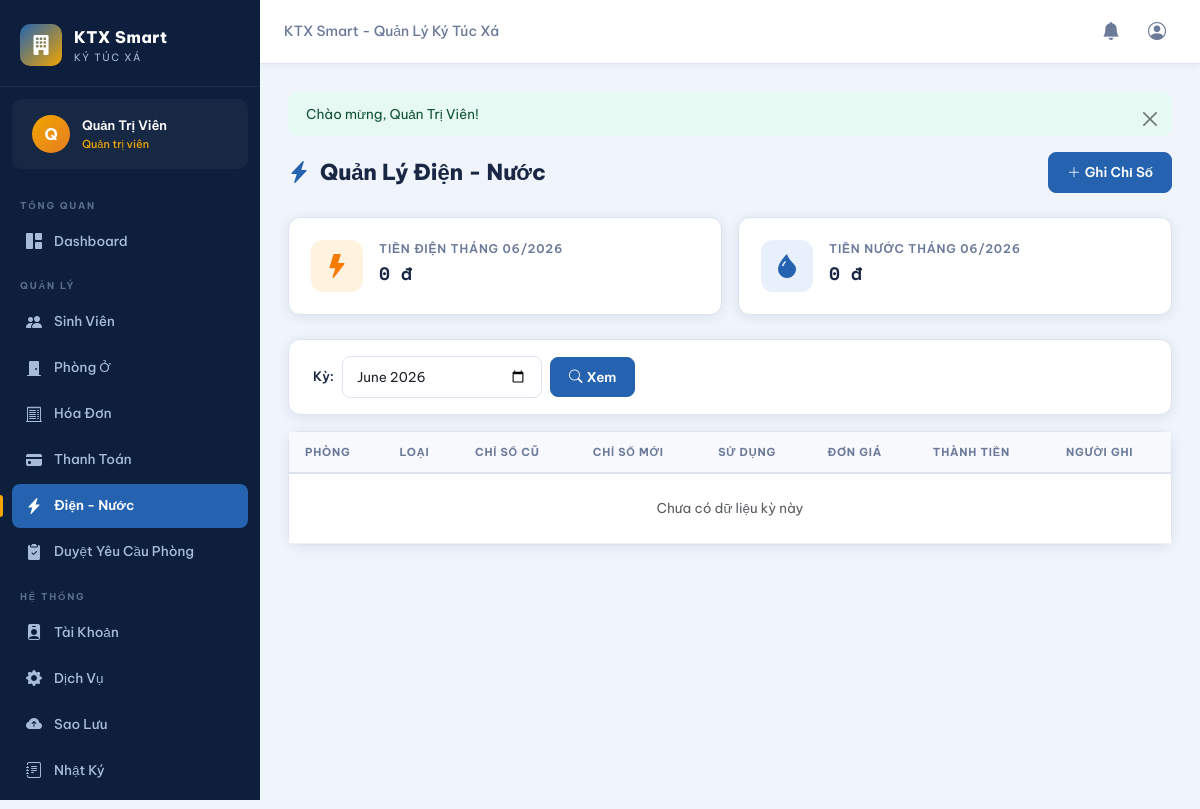
The app's page /pages/utilities.php (signed in) with its own data.
### tables this page shows
CREATE TABLE IF NOT EXISTS users (
    id              INT AUTO_INCREMENT PRIMARY KEY,
    username        VARCHAR(50)  NOT NULL UNIQUE,
    email           VARCHAR(100) NOT NULL UNIQUE,
    password        VARCHAR(255) NOT NULL,
    full_name       VARCHAR(100) NOT NULL,
    phone           VARCHAR(20),
    role            ENUM('admin','staff','student') NOT NULL DEFAULT 'student',
    status          ENUM('active','inactive') NOT NULL DEFAULT 'active',
    reset_token         VARCHAR(100) NULL,
    reset_token_expires DATETIME    NULL,
    last_login      DATETIME NULL,
    created_at      DATETIME NOT NULL DEFAULT CURRENT_TIMESTAMP,
    updated_at      DATETIME NOT NULL DEFAULT CURRENT_TIMESTAMP ON UPDATE CURRENT_TIMESTAMP
);

### pages/utilities.php (the view, shortened to what this page needs)
<?php
require_once __DIR__ . '/../includes/functions.php';
$db = getDB();
$period = $_GET['period'] ?? date('Y-m');
$readings = $db->prepare("SELECT ur.*, r.room_number, b.name as building_name, u.full_name as recorded_by_name
    FROM utility_readings ur JOIN rooms r ON ur.room_id=r.id JOIN buildings b ON r.building_id=b.id
    LEFT JOIN users u ON ur.recorded_by=u.id WHERE ur.period=? ORDER BY b.name, r.room_number");
$readings->execute([$period]);
$readings = $readings->fetchAll();
$totalElec = array_sum(array_column(array_filter($readings, fn($r) => $r['type']==='electricity'), 'amount'));
$totalWater = array_sum(array_column(array_filter($readings, fn($r) => $r['type']==='water'), 'amount'));
?>
<?php include __DIR__ . '/../includes/header.php'; ?>
<div class="container-fluid px-0">
<div class="page-header">
    <div class="page-title"><i class="bi bi-lightning-charge-fill"></i> Quản Lý Điện - Nước</div>
    <button class="btn btn-sm btn-primary" data-bs-toggle="modal" data-bs-target="#recordModal">
        <i class="bi bi-plus-lg me-1"></i>Ghi Chỉ Số
    </button>
</div>
<div class="row g-3 mb-4">
    <div class="col-sm-6">
        <div class="stat-card">
            <div class="stat-icon orange"><i class="bi bi-lightning-fill"></i></div>
            <div class="stat-info"><div class="stat-label">Tiền Điện Tháng <?= date('m/Y', strtotime($period . '-01')) ?></div>
            <div class="stat-value" style="font-size:18px;"><?= formatMoney($totalElec) ?></div></div>
        </div>
    </div>
    <div class="col-sm-6">
        <div class="stat-card">
            <div class="stat-icon blue"><i class="bi bi-droplet-fill"></i></div>
            <div class="stat-info"><div class="stat-label">Tiền Nước Tháng <?= date('m/Y', strtotime($period . '-01')) ?></div>
            <div class="stat-value" style="font-size:18px;"><?= formatMoney($totalWater) ?></div></div>
        </div>
    </div>
</div>
<div class="card mb-3"><div class="card-body py-3">
    <form method="GET" class="d-flex gap-2 align-items-center">
        <label class="form-label mb-0">Kỳ:</label>
        <input type="month" name="period" class="form-control" style="max-width:200px;" value="<?= $period ?>">
        <button class="btn btn-primary"><i class="bi bi-search me-1"></i>Xem</button>
    </form>
</div></div>
<div class="card"><div class="card-body p-0">
    <table class="table mb-0">
        <thead><tr>
            <th>Phòng</th><th>Loại</th><th>Chỉ Số Cũ</th><th>Chỉ Số Mới</th><th>Sử Dụng</th><th>Đơn Giá</th><th>Thành Tiền</th><th>Người Ghi</th>
        </tr></thead>
        <tbody>
        <?php if (!$readings): ?>
        <tr><td colspan="8" class="text-center py-4 text-muted">Chưa có dữ liệu kỳ này</td></tr>
        <?php endif; ?>
        </tbody>
    </table>
</div></div>
</div>
<?php include __DIR__ . '/../includes/footer.php'; ?>

### includes/header.php (shortened to what this page needs)
<?php
require_once __DIR__ . '/../includes/functions.php';
$user = currentUser();
$currentPage = basename($_SERVER['PHP_SELF'], '.php');
?>
<!DOCTYPE html>
<html lang="vi">
<head>
<link href="https://cdn.jsdelivr.net/npm/bootstrap@5.3.2/dist/css/bootstrap.min.css" rel="stylesheet">
<link href="https://cdn.jsdelivr.net/npm/bootstrap-icons@1.11.3/font/bootstrap-icons.css" rel="stylesheet">
<link href="<?= BASE_URL ?>/assets/css/style.css" rel="stylesheet">
</head>
<body>
<?php if (isLoggedIn()): ?>
<div class="sidebar" id="sidebar">
    <div class="sidebar-brand">
        <div class="brand-icon"><i class="bi bi-building-fill"></i></div>
        <div class="brand-text">
            <span class="brand-name">KTX Smart</span>
            <span class="brand-sub">Ký Túc Xá</span>
        </div>
    </div>
    <div class="sidebar-user">
        <div class="user-avatar">
            <span><?= mb_substr($user['full_name'], 0, 1) ?></span>
        </div>
        <div class="user-info">
            <span class="user-name"><?= htmlspecialchars($user['full_name']) ?></span>
            <span class="user-role"><?= ['admin'=>'Quản trị viên','staff'=>'Nhân viên','student'=>'Sinh viên'][$user['role']] ?></span>
        </div>
    </div>
    <nav class="sidebar-nav">
        <div class="nav-section-label">TỔNG QUAN</div>
        <a href="<?= BASE_URL ?>/pages/dashboard.php" class="nav-item <?= $currentPage==='dashboard'?'active':'' ?>">
            <i class="bi bi-grid-1x2-fill"></i><span>Dashboard</span>
        </a>
        <?php if (in_array($user['role'], ['admin','staff'])): ?>
        <div class="nav-section-label">QUẢN LÝ</div>
        <a href="<?= BASE_URL ?>/pages/students.php" class="nav-item <?= $currentPage==='students'?'active':'' ?>">
            <i class="bi bi-people-fill"></i><span>Sinh Viên</span>
        </a>
        <a href="<?= BASE_URL ?>/pages/rooms.php" class="nav-item <?= $currentPage==='rooms'?'active':'' ?>">
            <i class="bi bi-door-closed-fill"></i><span>Phòng Ở</span>
        </a>
        <a href="<?= BASE_URL ?>/pages/invoices.php" class="nav-item <?= $currentPage==='invoices'?'active':'' ?>">
            <i class="bi bi-receipt-cutoff"></i><span>Hóa Đơn</span>
        </a>
        <a href="<?= BASE_URL ?>/pages/payments.php" class="nav-item <?= $currentPage==='payments'?'active':'' ?>">
            <i class="bi bi-credit-card-fill"></i><span>Thanh Toán</span>
        </a>
        <a href="<?= BASE_URL ?>/pages/utilities.php" class="nav-item <?= $currentPage==='utilities'?'active':'' ?>">
            <i class="bi bi-lightning-charge-fill"></i><span>Điện - Nước</span>
        </a>
        <a href="<?= BASE_URL ?>/pages/room_requests.php" class="nav-item <?= $currentPage==='room_requests'?'active':'' ?>" style="position:relative;">
            <i class="bi bi-clipboard2-check-fill"></i>
            <span>Duyệt Yêu Cầu Phòng</span>
        </a>
        <?php endif; ?>
        <?php if ($user['role'] === 'admin'): ?>
        <div class="nav-section-label">HỆ THỐNG</div>
        <a href="<?= BASE_URL ?>/pages/users.php" class="nav-item <?= $currentPage==='users'?'active':'' ?>">
            <i class="bi bi-person-badge-fill"></i><span>Tài Khoản</span>
        </a>
        <a href="<?= BASE_URL ?>/pages/services.php" class="nav-item <?= $currentPage==='services'?'active':'' ?>">
            <i class="bi bi-gear-fill"></i><span>Dịch Vụ</span>
        </a>
        <a href="<?= BASE_URL ?>/pages/backup.php" class="nav-item <?= $currentPage==='backup'?'active':'' ?>">
            <i class="bi bi-cloud-arrow-up-fill"></i><span>Sao Lưu</span>
        </a>
        <a href="<?= BASE_URL ?>/pages/logs.php" class="nav-item <?= $currentPage==='logs'?'active':'' ?>">
            <i class="bi bi-journal-text"></i><span>Nhật Ký</span>
        </a>
        <?php endif; ?>
        <div class="nav-section-label">TÀI KHOẢN</div>
    </nav>
</div>
<div class="topbar">
    <div class="topbar-breadcrumb">
        <span><?= SITE_NAME ?></span>
    </div>
    <div class="topbar-actions">
        <a href="<?= BASE_URL ?>/pages/notifications.php" class="topbar-btn">
            <i class="bi bi-bell-fill"></i>
        </a>
        <a href="<?= BASE_URL ?>/pages/profile.php" class="topbar-btn">
            <i class="bi bi-person-circle"></i>
        </a>
    </div>
</div>
<div class="main-wrapper">
<?php endif; ?>

### records on screen
users: full_name "Q", full_name "Quản Trị Viên", role "Quản trị viên"

### other values on screen
SITE_NAME "KTX Smart - Quản Lý Ký Túc Xá"
$flash['message'] "Chào mừng, Quản Trị Viên!"
formatMoney($totalElec) "0 đ"
formatMoney($totalWater) "0 đ"
